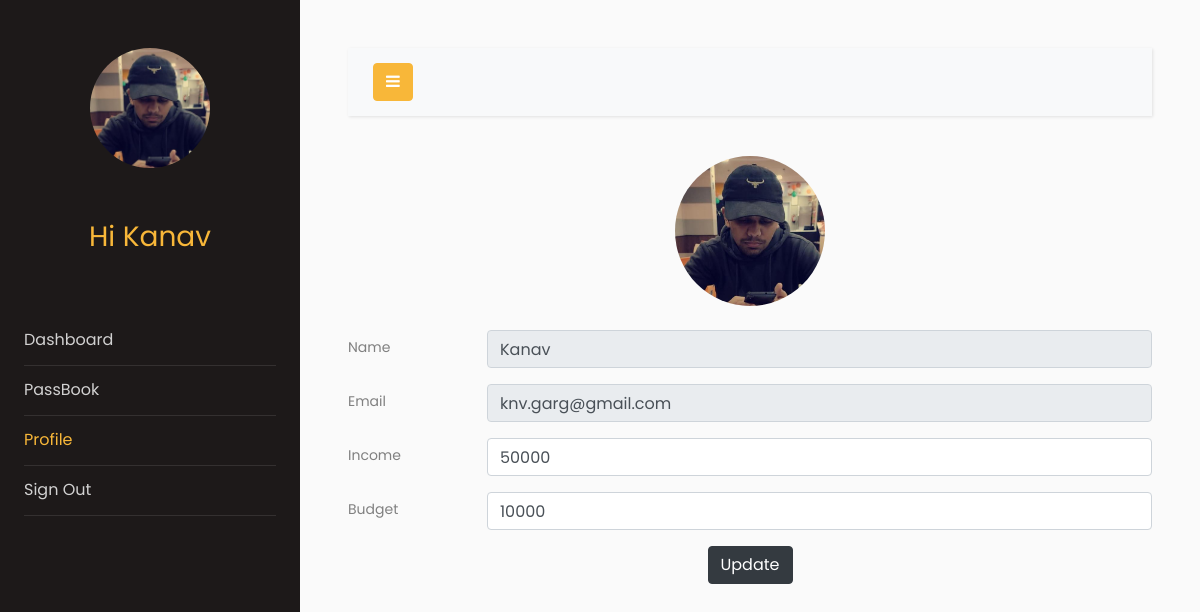
The page /profile (signed in) on the database as committed earlier.
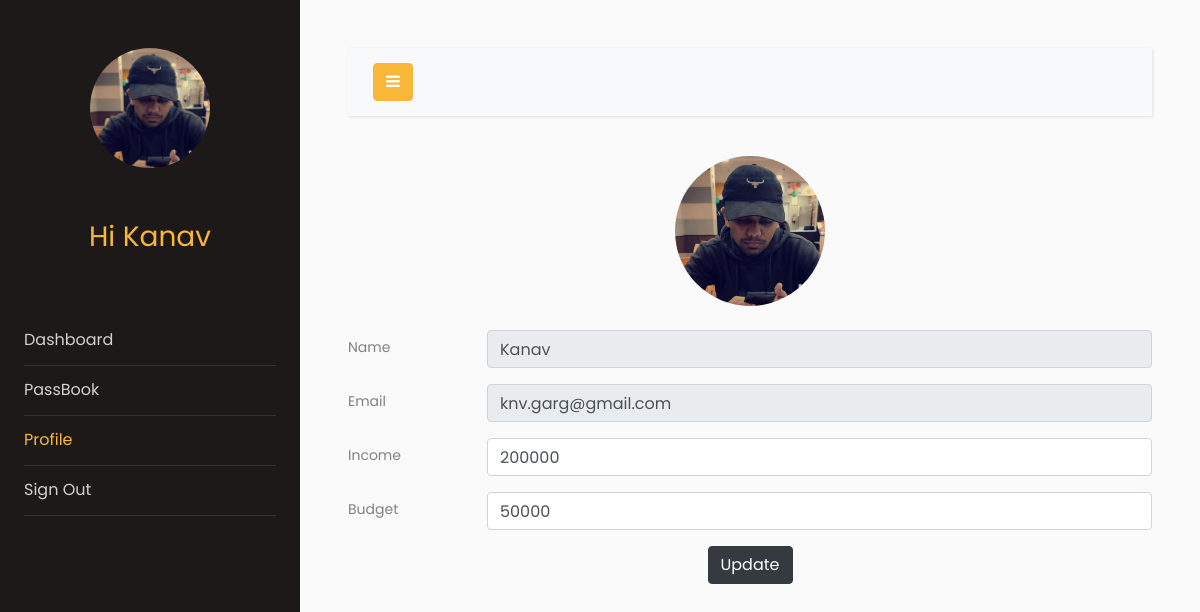
The same page on the database as committed later.
### models.py (models this page shows, shortened)
class Users(db.Model, UserMixin):
    __tablename__ = "users"
    id = db.Column(db.Integer, primary_key=True)
    email = db.Column(db.String(64), unique=True, index=True)
    name = db.Column(db.String(64))
    pasword_hash = db.Column(db.String(128))
    income = db.Column(db.Integer)
    budget = db.Column(db.Integer, default=0)
    profile_image = db.Column(
        db.String(128), nullable=False, default="default_profile.jpeg"
    )
    trans = db.relationship("Transactions", backref="User", lazy="dynamic")

### app.py (the view)
@app.route("/profile", methods=["GET", "POST"])
@login_required
def profile():
    form = profiles()
    if form.validate_on_submit():
        print("in if")
        if form.image.data:
            username = current_user.id
            image_data = current_user.profile_image
            current_user.profile_image = "default_profile.jpeg"
            db.session.commit()
            pic = add_profile_pic(form.image.data, username, image_data)
            current_user.profile_image = pic
        current_user.budget = form.budget.data
        current_user.income = form.income.data
        db.session.commit()
        flash("User Account Updated")
        return redirect(url_for("profile"))
    elif request.method == "GET":
        form.name.data = current_user.name
        form.email.data = current_user.email
        form.budget.data = current_user.budget
        form.income.data = current_user.income
        form.image.data = current_user.profile_image
    profile_image = url_for(
        "static", filename="profile_pics/" + current_user.profile_image
    )
    return render_template("profile.html", proForm=form, profile_image=profile_image)

### forms.py
class profiles(FlaskForm):
    name = StringField('Name')
    email = StringField('Email')
    image = FileField('Update Image', validators=[
                      FileAllowed(['jpg', 'png', 'jpeg','jfif'])])
    budget = IntegerField('Monthly Budget', validators=[DataRequired()])
    income = IntegerField('Monthly Income', validators=[DataRequired()])
    submit = SubmitField('Update')

### models.py (called while the page is built)
@login_manager.user_loader
def load_user(user_id):
    return Users.query.get(user_id)

### templates/profile.html (shortened to what this page needs)
<!doctype html>
<html lang="en">
<head>
    <link rel="stylesheet" href="https://stackpath.bootstrapcdn.com/font-awesome/4.7.0/css/font-awesome.min.css">
    <link rel="stylesheet" href="{{ url_for('static', filename='css1/style.css') }}">
</head>
<body>
    <div class="wrapper d-flex align-items-stretch">
        <nav id="sidebar">
            <div class="p-4 pt-5">
                <a href="#" class="img logo rounded-circle mb-5" style="background-image: url({{url_for('static',filename='profile_pics/'+current_user.profile_image)}});"></a>
                <h3 style="color: #f8b739; font-family: Poppins, Arial, sans-serif; text-align: center;">Hi {{current_user.name}}</h3>
                <br>
                <br>
                <ul class="list-unstyled components mb-5">
                    <li>
                        <a href="{{url_for('dashboard')}}">Dashboard</a>
                    </li>
                    <li >
                        <a href="{{url_for('passbook')}}">PassBook</a>
                    </li>
                    <li class="active">
                        <a href="{{url_for('profile')}}">Profile</a>
                    </li>
                    <li>
                        <a href="{{url_for('logout')}}">Sign Out</a>
                    </li>
                </ul>
            </div>
        </nav>
        <div id="content" class="p-4 p-md-5">
            <nav class="navbar navbar-expand-lg navbar-light bg-light">
                <div class="container-fluid">
                    <button type="button" id="sidebarCollapse" class="btn btn-primary">
                        <i class="fa fa-bars"></i>
                    </button>
                </div>
            </nav>
            <form method="POST" enctype="multipart/form-data">
                <div class="form-group row" >
                    <div  style="margin: 0 auto 0" >
                        <label for="file-input">
                           <img class="rounded-circle" height="150px" width="150px" src="{{url_for('static',filename='profile_pics/'+current_user.profile_image)}}" />
                        </label>
                    </div>
                </div>
                <div class="form-group row">
                    <label for="staticEmail" class="col-sm-2 col-form-label">Name</label>
                    <div class="col-sm-10">
                        {{proForm.name(class='form-control',disabled=True)}}
                    </div>
                </div>
                <div class="form-group row">
                    <label for="staticEmail" class="col-sm-2 col-form-label">Email</label>
                    <div class="col-sm-10">
                        {{proForm.email(class="form-control", disabled=True)}}
                    </div>
                </div>
                <div class="form-group row">
                    <label for="inputPassword" class="col-sm-2 col-form-label">Income</label>
                    <div class="col-sm-10">
                        {{proForm.income(class='form-control',maxlength=18)}}
                    </div>
                </div>
                <div class="form-group row">
                    <label for="inputPassword" class="col-sm-2 col-form-label">Budget</label>
                    <div class="col-sm-10">
                        {{proForm.budget(class='form-control',maxlength=18)}}
                    </div>
                </div>
                <div class="form-group row">
                    <div style="margin:0 auto 0">
                        {{proForm.submit(class='btn btn-dark')}}
                    </div>
                </div>
            </form>
        </div>
    </div>
</body>
</html>

Rows that differ between the two databases and show on the page:
changed Users "Kanav": income "50000" → "200000"; budget "10000" → "50000"
